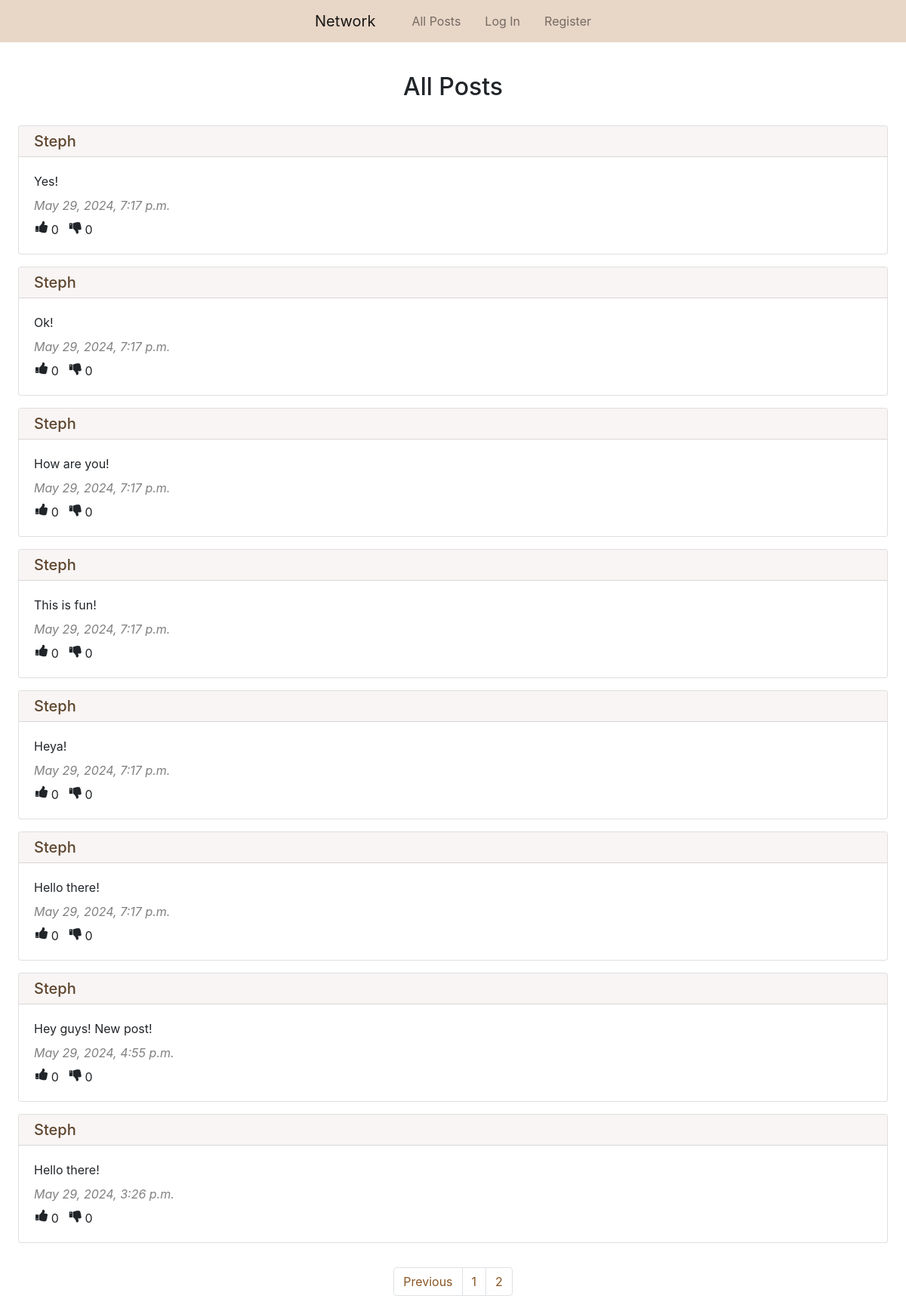
The app's page /?page=3, older data.
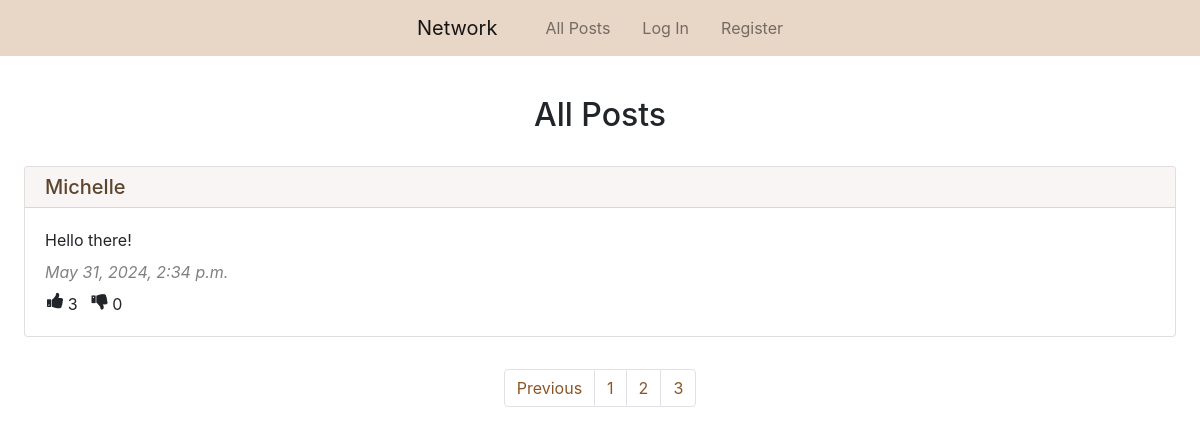
The same page, newer data.
### network/models.py (models this page shows, shortened)
class Post(models.Model):
    content = models.CharField(max_length=300)
    user = models.ForeignKey(User, on_delete=models.CASCADE, related_name="post_user")
    date_time = models.DateTimeField(auto_now_add=True)

class User(AbstractUser):
    pass

### network/views.py (the view)
# urls.py: path("", views.index, name="index"),
def index(request):
    all_posts = Post.objects.all().order_by("id").reverse()
    all_likes = Like.objects.all()
    your_liked_post_ids = []
    try:
        for like in all_likes:
            if like.user.id == request.user.id:
                your_liked_post_ids.append(like.post.id)
    except:
        your_liked_post_ids = []
    all_dislikes = Dislike.objects.all()
    your_disliked_post_ids = []
    try:
        for dislike in all_dislikes:
            if dislike.user.id == request.user.id:
                your_disliked_post_ids.append(dislike.post.id)
    except:
        your_disliked_post_ids = []
    paginator = Paginator(all_posts, 10)
    page_number = request.GET.get("page")
    page_posts = paginator.get_page(page_number)
    return render(request, "network/index.html", {
        "page_posts": page_posts,
        "your_liked_post_ids": your_liked_post_ids,
        "your_disliked_post_ids": your_disliked_post_ids
    })

### network/templates/network/index.html (shortened to what this page needs)
{% extends "network/layout.html" %}
{% block body %}
    <h2 class="px-5 pt-4 pb-3 mt-3 text-center">All Posts</h2>
    {% for post in page_posts %}
        <div class="px-4 py-2">
            <div class="card">
                <h5 class="card-header bg-brown pt-2 pb-2"><a class="brownlink" href="{% url 'profile' user_id=post.user.id %}">{{ post.user.username | capfirst }}</a></h5>
                <div class="card-body">
                    <p class="card-text mt-0 mb-2" id="content_{{ post.id }}">{{ post.content }}</p>
                    <p class="card-text grey mt-2 mb-1"><i>{{ post.date_time }}</i></p>
                    <div class="row pl-3 mt-2">
                        <div class="pl-3 pr-4 row">
                            <i class="fa fa-thumbs-up" style="font-size:18px"></i>
                            <div class="px-1" id="like_count_{{ post.id }}"> {{ post.like_post.count }}</div>
                        </div>
                        <div class="pl-3 row">
                            <i class="fa fa-thumbs-down" style="font-size:18px"></i>
                            <div class="px-1" id="dislike_count_{{ post.id }}"> {{ post.dislike_post.count }}</div>
                        </div>
                    </div>
                </div>
            </div>
        </div>
    {% endfor %}
    <br>
    <nav aria-label="Page navigation">
        <ul class="pagination d-flex justify-content-center">
            {% if page_posts.has_previous %}
                <li class="page-item"><a class="page-link brown-text" href="?page={{ page_posts.previous_page_number }}">Previous</a></li>
            {% endif %}
            {% for i in page_posts.paginator.page_range %}
                <li class="page-item"><a class="page-link brown-text" href="?page={{ i }}">{{ i }}</a></li>
            {% endfor %}
        </ul>
      </nav>
{% endblock %}

Row changes from the older to the newer data that the page shows:
removed Post: user.username "Steph", content "Yes!", date_time "May 29, 2024, 7:17 p.m.", like_post.count "0", dislike_post.count "0"
removed Post: user.username "Steph", content "Ok!", date_time "May 29, 2024, 7:17 p.m.", like_post.count "0", dislike_post.count "0"
removed Post: user.username "Steph", content "How are you!", date_time "May 29, 2024, 7:17 p.m.", like_post.count "0", dislike_post.count "0"
removed Post: user.username "Steph", content "This is fun!", date_time "May 29, 2024, 7:17 p.m.", like_post.count "0", dislike_post.count "0"
removed Post: user.username "Steph", content "Heya!", date_time "May 29, 2024, 7:17 p.m.", like_post.count "0", dislike_post.count "0"
removed Post: user.username "Steph", content "Hello there!", date_time "May 29, 2024, 7:17 p.m.", like_post.count "0", dislike_post.count "0"
removed Post: user.username "Steph", content "Hey guys! New post!", date_time "May 29, 2024, 4:55 p.m.", like_post.count "0", dislike_post.count "0"
removed Post: user.username "Steph", content "Hello there!", date_time "May 29, 2024, 3:26 p.m.", like_post.count "0", dislike_post.count "0"
added Post: user.username "Michelle", content "Hello there!", date_time "May 31, 2024, 2:34 p.m.", like_post.count "3", dislike_post.count "0"
Text that changed along with them:
new list line: "3"
